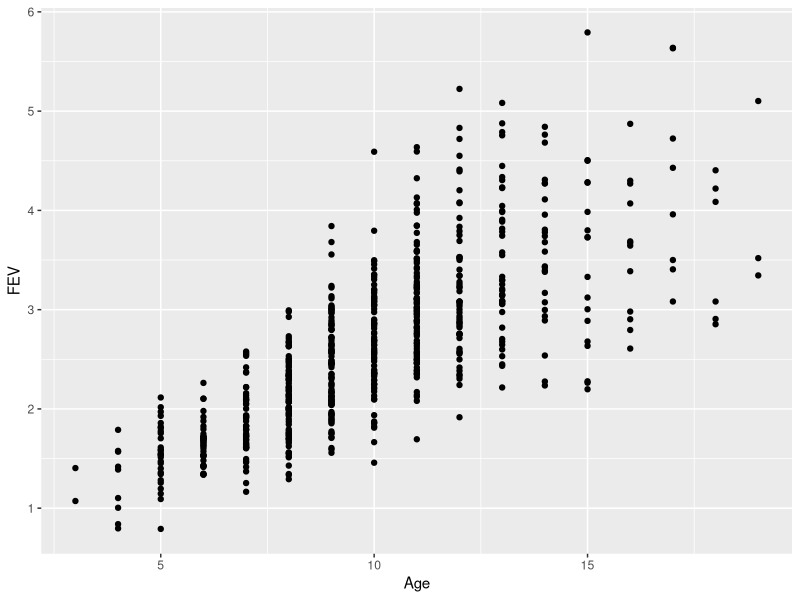
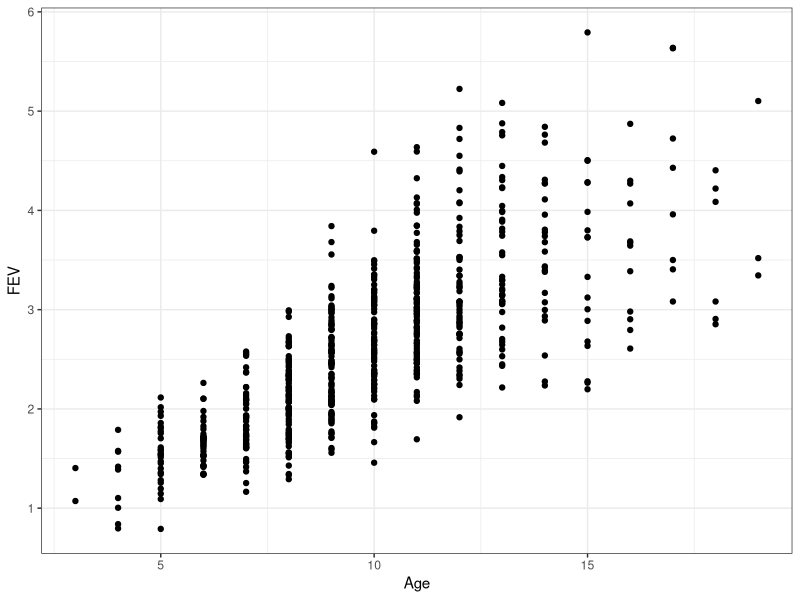
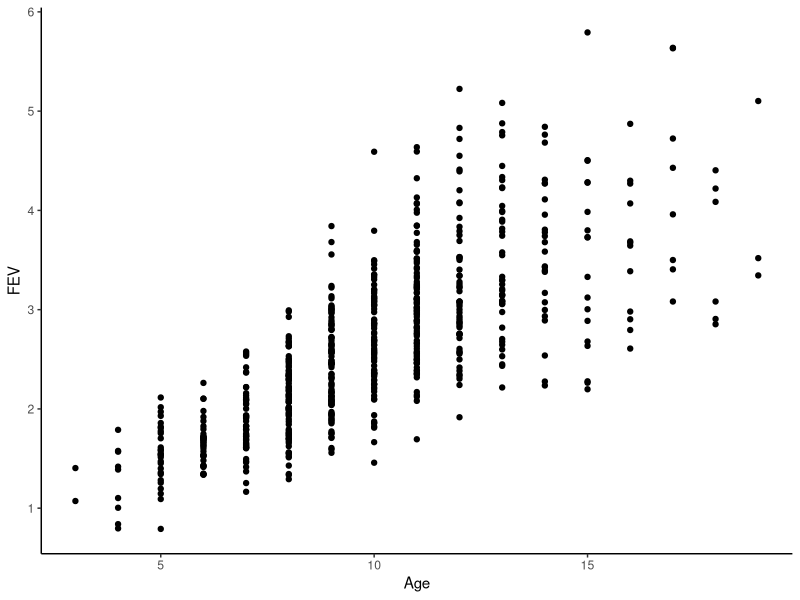
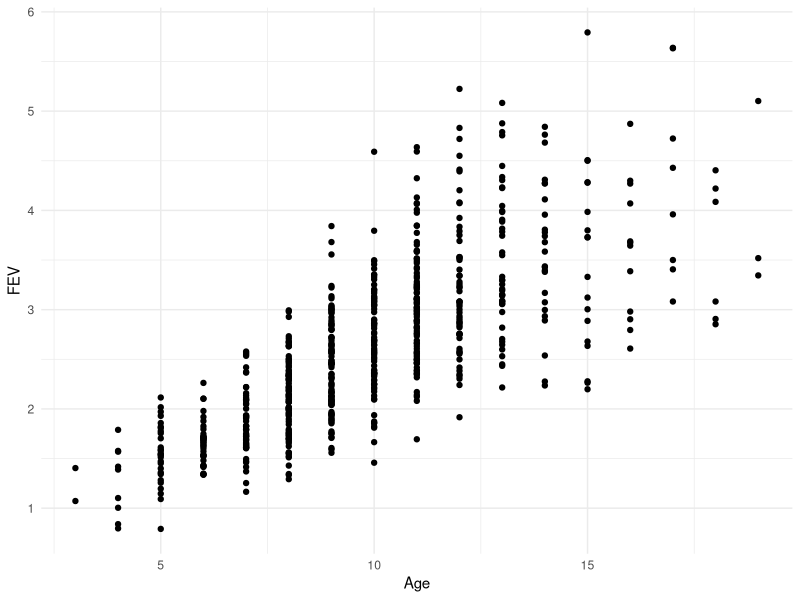
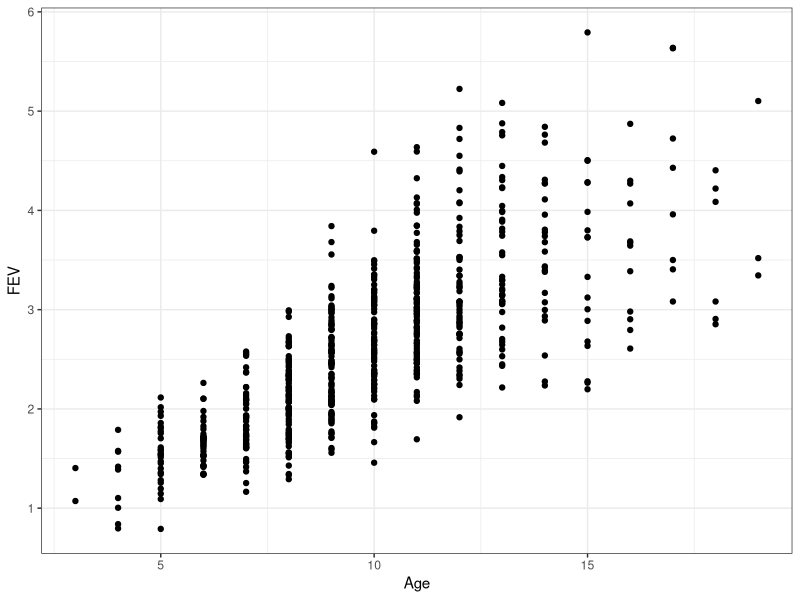
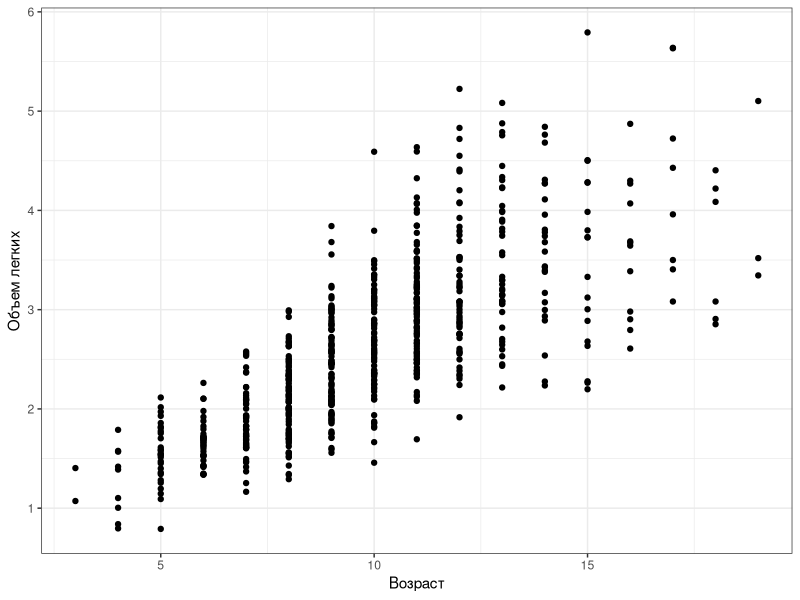
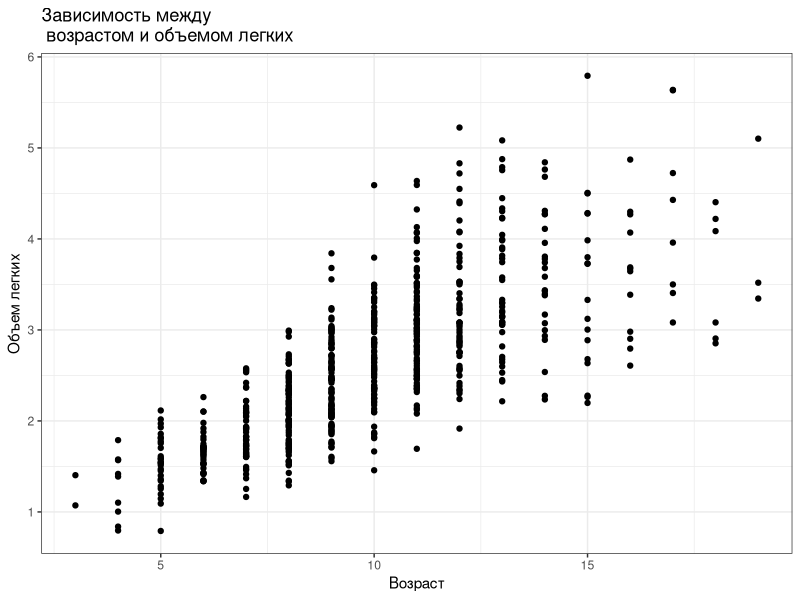
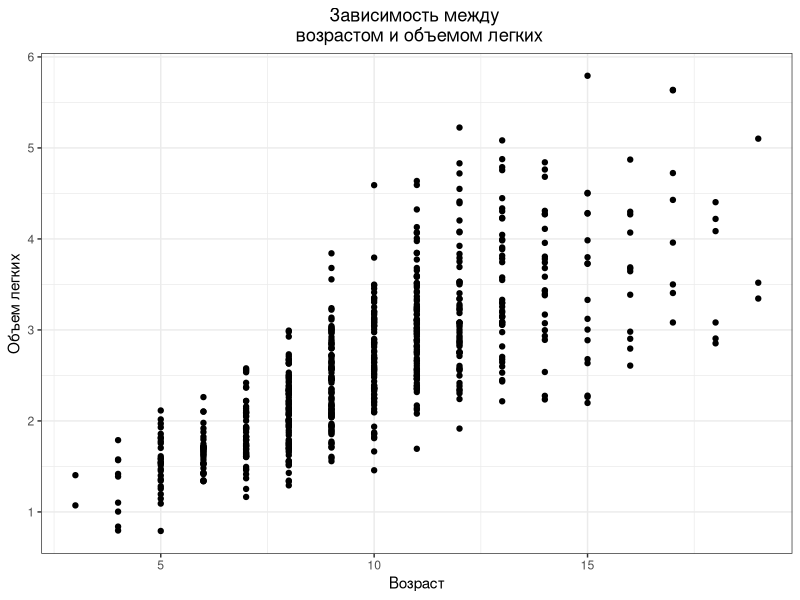

Recreate these plots in R, in order.
## ---- chunk 1
# output options
options(width = 70, scipen = 6, digits = 3)
library(knitr)
# chunk default options
opts_chunk$set(fig.align='center', tidy = FALSE, fig.width = 7, fig.height = 3, warning = FALSE)
## ---- chunk 2
library(readxl)
library(ggplot2)
## ---- chunk 3
library(readxl)
fev <- read_excel("data/fev.xls", 
                  sheet = "tidy_data", 
                  col_names = TRUE, 
                  na = "NA", 
                  skip = 1 )

## ---- chunk 4
names(fev)

## ---- chunk 5
str(fev)

## ---- chunk 6
fev$Sex <- factor(fev$Sex)
fev$Smoker <- factor(fev$Smoker)

## ---- chunk 7
fev[which(!complete.cases(fev)), ] 

## ---- chunk 8
fev <- fev[complete.cases(fev), ]

## ---- chunk 9
ggplot(data = fev, aes(x = Age, y = FEV)) + geom_point()

## ---- chunk 10
ggplot(data = fev, aes(x = Age, y = FEV)) + geom_point() + theme_bw()

## ---- chunk 11
ggplot(data = fev, aes(x = Age, y = FEV)) + geom_point() + theme_classic()

## ---- chunk 12
ggplot(data = fev, aes(x = Age, y = FEV)) + geom_point() + theme_minimal()

## ---- chunk 13
theme_set(theme_bw()) 

## ---- chunk 14
ggplot(data = fev, aes(x = Age, y = FEV)) + geom_point()

## ---- chunk 15
ggplot(data = fev, aes(x = Age, y = FEV)) + 
  geom_point() + 
  labs(x = "Возраст", y = "Объем легких")

## ---- chunk 16

ggplot(data = fev, aes(x = Age, y = FEV)) + 
  geom_point() + 
  labs(x = "Возраст", y = "Объем легких", 
       title = "Зависимость между \n возрастом и объемом легких")

## ---- chunk 17
ggplot(data = fev, aes(x = Age, y = FEV)) + 
  geom_point() + 
  labs(x = "Возраст", y = "Объем легких", 
       title = "Зависимость между \n возрастом и объемом легких") + 
  theme(plot.title = element_text(hjust = 0.5))

## ---- chunk 18
ggplot(data = fev, aes(x = Age, y = FEV)) + 
  geom_point(size = 3) + 
  labs(x = "Возраст", y = "Объем легких", 
       title = "Зависимость между \n возрастом и объемом легких") + 
  theme(plot.title = element_text(hjust = 0.5))

## ---- chunk 19
ggplot(data = fev, aes(x = Age, y = FEV)) + 
  geom_point(size = 0.1) + 
  labs(x = "Возраст", y = "Объем легких", 
       title = "Зависимость между \n возрастом и объемом легких") + 
  theme(plot.title = element_text(hjust = 0.5))

## ---- chunk 20
ggplot(data = fev, aes(x = Age, y = FEV)) + 
  geom_point(color = "blue") + 
  labs(x = "Возраст", y = "Объем легких", 
       title = "Зависимость между \n возрастом и объемом легких") + 
  theme(plot.title = element_text(hjust = 0.5))

## ---- chunk 21
ggplot(data = fev, aes(x = Age, y = FEV)) + 
  geom_point(shape = 22, color = "red", fill = "yellow", size = 2) + 
  labs(x = "Возраст", y = "Объем легких", 
       title = "Зависимость между \n возрастом и объемом легких") + 
  theme(plot.title = element_text(hjust = 0.5))

## ---- chunk 22
ggplot(data = fev, aes(x = Age, y = FEV)) + 
  geom_point(shape = 22, color = "red", fill = "yellow", size = 2) + 
  labs(x = "Возраст", y = "Объем легких", title = "Зависимость между \n возрастом и объемом легких") + theme(plot.title = element_text(hjust = 0.5))

## ---- chunk 23
Plot_1 <- ggplot(data = fev, aes(x = Age, y = FEV)) + 
  geom_point(shape = 22, color = "red", fill = "yellow", size = 2)

Plot_1

## ---- chunk 24
Plot_1 + 
  labs(x = "Возраст", y = "Объем легких", 
       title = "Зависимость между \n возрастом и объемом легких") +
  theme(plot.title = element_text(hjust = 0.5))

## ---- chunk 25
Plot_1 <- ggplot(data = fev, aes(x = Age, y = FEV, color = Sex )) + 
  geom_point(size = 2) + 
  labs(x = "Возраст", y = "Объем легких", title = "Зависимость между \n возрастом и объемом легких") + 
  theme(plot.title = element_text(hjust = 0.5))

Plot_1


## ---- chunk 26
Plot_1 <- Plot_1 + scale_color_manual(values = c("pink","blue"))
Plot_1
## ---- chunk 27
Plot_1  + theme(legend.position =  "bottom")

## ---- chunk 28
Plot_1  + theme(legend.position =  "left")

## ---- chunk 29
Plot_1  + theme(legend.position =  c(0.1, 0.9)) 

## ---- chunk 30
Plot_1 <- ggplot(data = fev, aes(x = Age, y = FEV, shape = Sex, color = Sex )) +
  geom_point(size = 2) + 
  labs(x = "Возраст", y = "Объем легких", title = "Зависимость между \n возрастом и объемом легких") + 
  theme(plot.title = element_text(hjust = 0.5))

Plot_1

## ---- chunk 31
Plot_1 <- ggplot(data = fev, aes(x = Age, y = FEV, shape = Sex, color = Smoker )) + 
  geom_point(size = 2) + 
  labs(x = "Возраст", y = "Объем легких", title = "Зависимость между \n возрастом и объемом легких") + 
  theme(plot.title = element_text(hjust = 0.5))

Plot_1 

## ---- chunk 32
Plot_1 + facet_wrap( ~ Smoker) #уже лучше

## ---- chunk 33
Plot_1 + facet_grid(Sex ~ Smoker)

## ---- chunk 34
ggplot(fev, aes(x = FEV)) + geom_histogram()

## ---- chunk 35
ggplot(fev, aes(x = FEV)) + geom_histogram(binwidth = 1)

## ---- chunk 36
ggplot(fev, aes(x = FEV)) + geom_histogram(binwidth = 0.1)

## ---- chunk 37
ggplot(fev, aes(x = FEV)) + stat_bin(geom = "bar") #Аналогично!

## ---- chunk 38
ggplot(fev, aes(x = FEV)) + stat_bin(geom = "bar", binwidth = 0.1)

## ---- chunk 39
ggplot(fev, aes(x = FEV)) + stat_bin(geom = "line", size = 1, color = "red")

## ---- chunk 40
ggplot(fev, aes(x = FEV)) + stat_bin(geom = "area", size = 1, color = "red")

## ---- chunk 41
ggplot(fev, aes(x = FEV)) + stat_density(geom = "area", size = 1, color = "red", fill = "blue")

## ---- chunk 42
ggplot(fev, aes(x = FEV)) + geom_histogram() + facet_wrap( ~ Sex)

## ---- chunk 43
ggplot(fev, aes(x = FEV)) + geom_histogram() + facet_wrap( ~ Sex, ncol = 1) 

## ---- chunk 44
ggplot(fev, aes(x = FEV, fill = Smoker)) + geom_histogram() + facet_wrap( ~ Sex, ncol = 1) 
## ---- chunk 45
ggplot(fev, aes(x = FEV, fill = Smoker)) + stat_density(geom = "area", size = 1, color = "red") + facet_wrap( ~ Sex, ncol = 1)

## ---- chunk 46
ggplot(fev, aes(x = Smoker, y = FEV)) +
  geom_boxplot()
## ---- chunk 47
ggplot(fev, aes(x = Smoker, y = FEV)) +
  geom_boxplot(aes(fill = Sex))
## ---- chunk 48
library(dplyr)

fev_summary <-
fev %>% 
  filter(Smoker == "Non") %>% 
  group_by(Age) %>% 
  summarize(Mean_FEV = mean(FEV))

## ---- chunk 49

ggplot(fev_summary, aes(x = Age, y = Mean_FEV)) +
  geom_col(fill = "gray50") +
  labs(x = "Возраст", y = "Средний объем легких")
## ---- chunk 50
fev %>% 
  filter(Smoker == "Non") %>% 
  group_by(Age) %>% 
  summarize(Mean_FEV = mean(FEV)) %>% 
    ggplot(aes(x = Age, y = Mean_FEV)) +
      geom_col(fill = "gray50") +
      labs(x = "Возраст", y = "Средний объем легких")
## ---- chunk 51
fev %>% 
  filter(Smoker == "Non") %>% 
  group_by(Age, Sex) %>%  # Добавили еще одну группирующую переменную
  summarize(Mean_FEV = mean(FEV)) %>% 
    ggplot(aes(x = Age, y = Mean_FEV)) +
      geom_col(fill = "gray50") +
      labs(x = "Возраст", y = "Средний объем легких") +
      facet_wrap(~Sex)

## ---- chunk 52
fev %>% 
  filter(Smoker == "Non") %>% 
  group_by(Age, Sex) %>%  
  summarize(Mean_FEV = mean(FEV), SD = sd(FEV)) %>% 
    ggplot(aes(x = Age, y = Mean_FEV)) +
      geom_col(fill = "gray50") +
      geom_errorbar(aes(ymin = Mean_FEV - SD, ymax = Mean_FEV + SD), width = 0.2) + 
      labs(x = "Возраст", y = "Средний объем легких") +
      facet_wrap(~Sex)

## ---- chunk 53
fev %>% 
  group_by(Age, Sex, Smoker) %>%  
  summarize(Mean_FEV = mean(FEV), SD = sd(FEV)) %>% 
    ggplot(aes(x = Age, y = Mean_FEV)) +
      geom_col(aes(fill = Smoker)) +
      geom_errorbar(aes(ymin = Mean_FEV - SD, ymax = Mean_FEV + SD), width = 0.2) + 
      labs(x = "Возраст", y = "Средний объем легких") +
      facet_grid(Smoker~Sex) 

## ---- chunk 54
fev %>% 
  group_by(Sex) %>%  
  summarize(Mean_Height  = mean(Height), SD = sd(Height)) %>% 
    ggplot(aes(x = Sex, y = Mean_Height)) +
      geom_col() +
      geom_errorbar(aes(ymin = Mean_Height - SD, ymax = Mean_Height + SD), width = 0.2) +
      labs(x = "Пол", y = "Средний рост") 

## ---- chunk 55
ggplot(fev, aes(x = Age, y = FEV, color = Smoker)) + 
  geom_point() + 
  geom_smooth(method = "lm") +  
  facet_wrap( ~ Sex)

